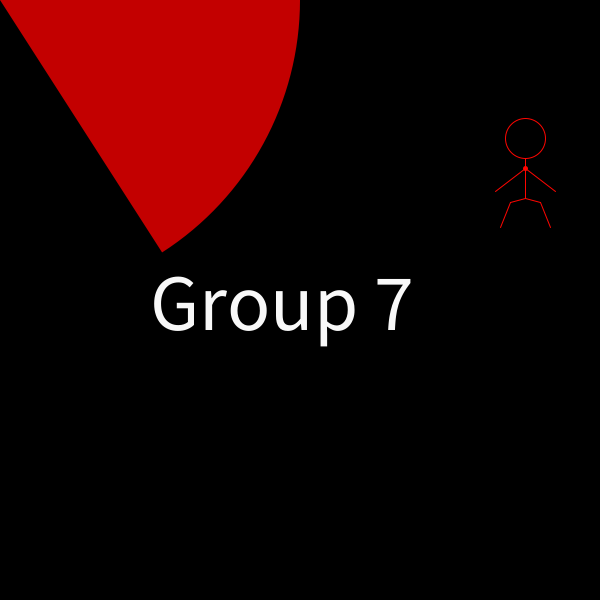
Frame 1 (no input)
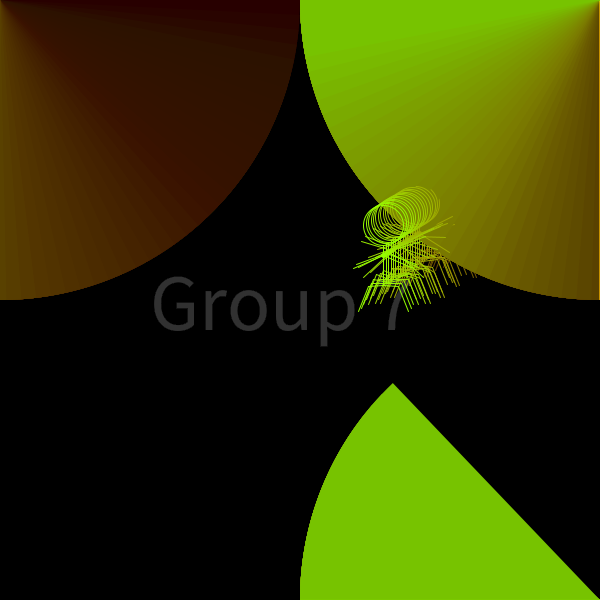
Frame 60 (the mouse pressed at the canvas centre just before this capture)
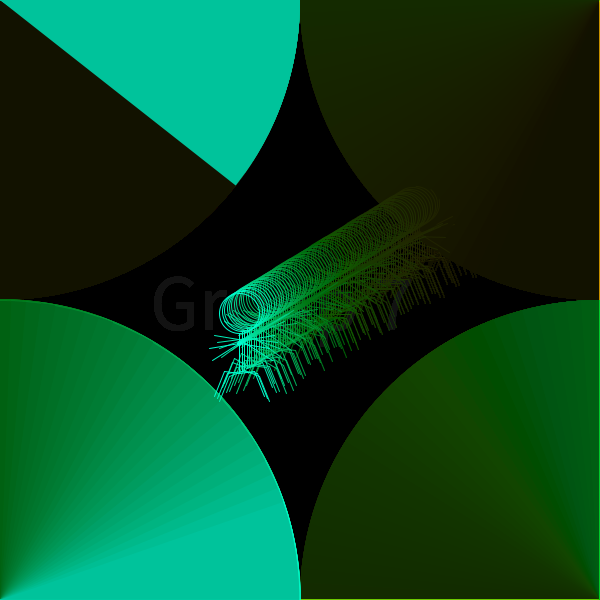
Frame 120 (the mouse held since frame 60 and released just before this capture)

The Processing sketch that drew these frames (run headless with seeded random() and noise(); from frame 60 on, the mouse is pressed at the canvas centre):

// Processing sketch: processing_41911
// ── processing_41911.pde

/*SIMON ENJOYS A RAVE PARTY
 BY GROUP 7 */

//In this animation, Simon is having the time of his life after
//randomly appearing at a party. Accompanied by colourful lights,
//Simon bumps into walls, his head becoming bigger each time.
//As it cathes on fire, Simon has no choice but to
//initiate a self destruction sequence. Best party ever!

float x; 
float y; //coordinates of stickman centre

float larmX; //coordinates of hands
float larmY;
float rarmX;
float rarmY;
float llegX; //coordinates of feet
float llegY;
float rlegX;
float rlegY;

float m=random(-5, 5); //bouncy vertical movement, speed and direction randomised
float n=random(-5, 5); //bouncy horizontal movement

float tiger; //defines how much arms should be stretched
float cheetah; //defines how much legs can be stretched
float giraffe; //the hue of stickman/boundaries

float vanilla; //for the lower left fancy spinning light
float chocolate; //for the lower right fancy spinning light
float strawberry; //upper left
float biscuit; //upper right

float flip=40;
float flop=40; //these are for the head size
float fap=0; //defines the increase in distance from the head to the torso

void setup() {
  size(600, 600);
  background(0);
  colorMode(HSB);
  textSize(80);
  text("Group 7", (width/2)-150, (height/2)+30);
  ellipseMode(CENTER);
  frameRate(60);
  x=random(50,550); //starting position of the stickman
  y=random(50,550);
}

void draw() {

  fancyLights();

  fill(0, 7); 
  rect(0, 0, width-1, height-1); //darken the stickman trace

  tiger=random(-20, 30);
  cheetah=random(20);

  giraffe++;
  stroke(giraffe, 255, 255); //change the colour of strokes



  if (y>=height-(70)) { // if LOWER border hit
    m=m*(-1);
    flip=flip+5; //
    flop=flop+5; // head enlargement
    fap=fap+2.5; // bigger distance from torso

    fill(random(255), 255, 150, 30);
    rect(0, 0, width, height); //make background rectangle flash
  }

  if (y<50) { // if UPPER border hit
    m=m*(-1);
    flip=flip+5;
    flop=flop+5;
    fap=fap+2.5;

    fill(random(255), 255, 150, 30);
    rect(0, 0, width, height);
  }

  if (x>=width-30) { // if RIGHT border hit
    n=n*(-1);
    flip=flip+5;
    flop=flop+5;
    fap=fap+2.5;

    fill(random(255), 255, 150, 30);
    rect(0, 0, width, height);
  }

  if (x<30) { // if LEFT border hit
    n=n*(-1);
    flip=flip+5;
    flop=flop+5;
    fap=fap+2.5;

    fill(random(255), 255, 150, 30);
    rect(0, 0, width, height);
  }


  stickman(x, y); //DRAW A STICKMAN at x,y


    y+=m;
  x+=n; // next time draw the stickman at x,y



  if (giraffe==255) { //renew hue cycle if needed
    giraffe=0;
  }


  if (flip>75) { // if head big enough
    strokeWeight(30);
    stroke(100);
    point(x+random(-25, 25), y-(fap+70)+random(-35, 35)); //smoke
    stroke(0, 255, 200);
    point(x+random(-35, 35), y-(fap+40)+random(-35, 35)); //fire
    strokeWeight(1);
    stroke(giraffe, 255, 255);
  }

  if (flip>100) { // if head even bigger
    strokeWeight(50);
    stroke(20, 255, 200);
    point(x+random(-50, 50), y-fap+random(-100, 60)); //orange explosions
    strokeWeight(30);
    stroke(35, 255, 200);
    point(x+random(-50, 50), y-fap+random(-100, 60)); //yellowish ones
    strokeWeight(1);
    stroke(giraffe, 255, 255);
  }

  if (flip>130) { // if head absolutely huge

    flip=flip+20;
    flop=flop+20; //make head expand rapidly
  }

  if (flip>1000) { //after expanding enough
    background(255);
    strokeWeight(500);
    stroke(20, 255, 200);
    point(random(width), random(height)); //orange explosions
    strokeWeight(300);
    stroke(35, 255, 200);
    point(random(width), random(height)); //yellowish ones
  }

  if (flip>1300) {
    background(0);
    textSize(10);
    text("And then his head exploded.", (width/2)-60, (height/2)); //end
  }

  if (flip>3500) { //after some time, reset everything
    flip=40;
    flop=40;
    fap=0;
    strokeWeight(1);
  }
}

void stickman(float x, float y) {
  strokeWeight(5);
  point(x, y); //center point for reference
  strokeWeight(1);
  line(x, y-10, x, y+30); //torso

  larmX=x-30; 
  larmY=y;
  rarmX=x+30; 
  rarmY=y; //arm ending variables

  line(x, y, larmX, larmY+tiger); //left arm
  line(x, y, rarmX, rarmY+tiger); //right arm

  if (flip>150) {
    fill(255);
  }
  else {
    noFill();
  } //if head is huge, make it white

  ellipse(x, y-(30+fap), flip, flop); //head

  llegX=x-15;
  llegY=y+40;
  rlegX=x+15;
  rlegY=y+40; //leg ending variables

  line(x, y+30, llegX, llegY-cheetah); //left leg part 1
  line(x, y+30, rlegX, rlegY-cheetah); //right leg part 1

  line(llegX, llegY-cheetah, llegX-10, llegY-cheetah+25); //left leg 2
  line(rlegX, rlegY-cheetah, rlegX+10, rlegY-cheetah+25); //right leg 2
} 

void fancyLights() { //creates four fancy arcs in the corners :)
  fill(giraffe, 255, 200);
  arc(0, height, width, height, vanilla, vanilla+1);
  noStroke();
  vanilla=vanilla+0.05;

  fill(giraffe, 255, 200);
  arc(width, height, width, height, chocolate, chocolate+1);
  noStroke();
  chocolate=chocolate+0.05;

  fill(giraffe, 255, 200);
  arc(0, 0, width, height, strawberry, strawberry+1);
  noStroke();
  strawberry=strawberry+0.05;

  fill(giraffe, 255, 200);
  arc(width, 0, width, height, biscuit, biscuit+1);
  noStroke();
  biscuit=biscuit+0.05;
}
